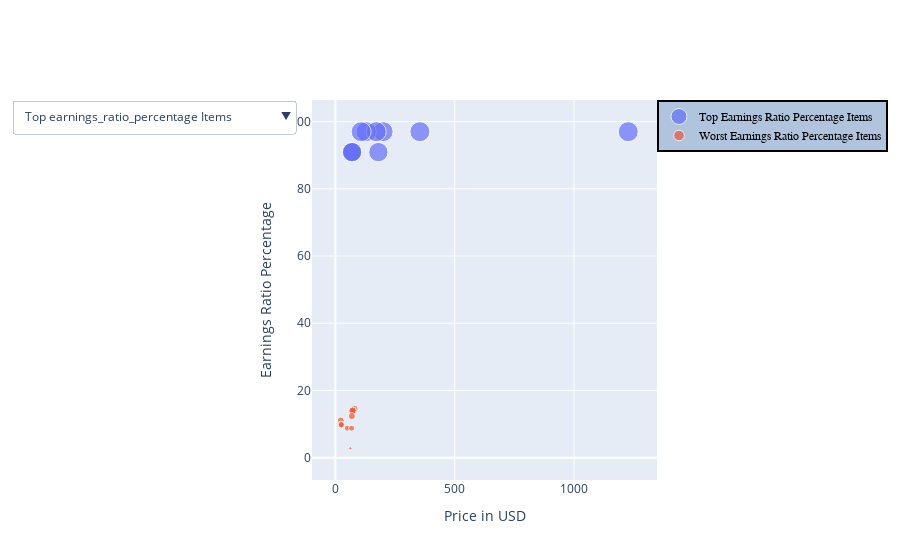

Write notebook code for a chart like this one.
### Code cell
# Display top earnings percentages
top_earnings_ratio_percentage = earnings_ratio_percentage_df.head(10)
bottom_earnings_ratio_percentage = earnings_ratio_percentage_df.tail(10)
# Set sizes for bubbles for clearer visualization
desired_max_size = 20
sizeref = 2. * max(top_earnings_ratio_percentage['earnings_ratio_percentage'].max(), bottom_earnings_ratio_percentage['earnings_ratio_percentage'].max()) / (desired_max_size ** 2)
# Determine the axis ranges
x_min = min(top_earnings_ratio_percentage['price_usd'].min(), bottom_earnings_ratio_percentage['price_usd'].min())
x_max = max(top_earnings_ratio_percentage['price_usd'].max(), bottom_earnings_ratio_percentage['price_usd'].max())
y_min = min(top_earnings_ratio_percentage['earnings_ratio_percentage'].min(), bottom_earnings_ratio_percentage['earnings_ratio_percentage'].min())
y_max = max(top_earnings_ratio_percentage['earnings_ratio_percentage'].max(), bottom_earnings_ratio_percentage['earnings_ratio_percentage'].max())
# Calculate buffer
x_buffer = (x_max - x_min) * .1
y_buffer = (y_max - y_min) * .1
# Adjust ranges with buffer
x_min -= x_buffer
x_max += x_buffer
y_min -= y_buffer
y_max += y_buffer
# Create the first bubble plot
fig1 = go.Figure(data=go.Scatter(
    x=top_earnings_ratio_percentage['price_usd'],
    y=top_earnings_ratio_percentage['earnings_ratio_percentage'],
    mode='markers',
    name='Top Earnings Ratio Percentage Items',
    marker=dict(
        size=top_earnings_ratio_percentage['earnings_ratio_percentage'],
        sizemode='area',
        sizeref=sizeref),
    text=top_earnings_ratio_percentage['product_name'],
    hovertemplate=
        'Price: %{x}<br>' +
        'earnings_ratio_percentage: %{y}<br>' +
        'Product: %{text}<br>'
))
# Create the second bubble plot
fig2 = go.Figure(data=go.Scatter(
    x=bottom_earnings_ratio_percentage['price_usd'],
    y=bottom_earnings_ratio_percentage['earnings_ratio_percentage'],
    mode='markers',
    name='Worst Earnings Ratio Percentage Items',
    marker=dict(
        size=bottom_earnings_ratio_percentage['earnings_ratio_percentage'],
        sizemode='area',
        sizeref=sizeref),
    text=top_earnings_ratio_percentage['product_name'],
    hovertemplate=
        'Price: %{x}<br>' +
        'earnings_ratio_percentage: %{y}<br>' +
        'Product: %{text}<br>'
))
# Combine into a single figure for compatibility with dropdown
earnings_fig = go.Figure(data=fig1.data + fig2.data)
# Add dropdown
earnings_fig.update_layout(
    updatemenus=[
        dict(
            buttons=list([
                dict(
                    label="Top earnings_ratio_percentage Items",
                    method="update",
                    args=[{"visible": [True] * len(fig1.data) + [False] * len(fig2.data)},
                          {"title": "Top earnings_ratio_percentage Items",
                           "xaxis": {"range": [x_min, x_max]},
                           "yaxis": {"range": [y_min, y_max]}}]
                ),
                dict(
                    label="Worst earnings_ratio_percentage Items",
                    method="update",
                    args=[{"visible": [False] * len(fig1.data) + [True] * len(fig2.data)},
                          {"title": "Worst earnings_ratio_percentage Items",
                           "xaxis": {"range": [x_min, x_max]},
                           "yaxis": {"range": [y_min, y_max]}}]
                ),
                dict(
                    label="Combined earnings_ratio_percentage Items",
                    method="update",
                    args=[{"visible": [True] * len(fig1.data) + [True] * len(fig2.data)},
                          {"title": "Combined earnings_ratio_percentage Items",
                           "xaxis": {"range": [x_min, x_max]},
                           "yaxis": {"range": [y_min, y_max]}}]
                )
            ])
        )
    ],
    xaxis=dict(title='Price in USD', range=[x_min, x_max]),
    yaxis=dict(title='Earnings Ratio Percentage', range=[y_min, y_max]),
    legend=dict(
        x=1,
        y=1,
        traceorder='normal',
        font=dict(
            family='sans-serif',
            size=12,
            color='black'
        ),
        bgcolor='LightSteelBlue',
        bordercolor='Black',
        borderwidth=2)
)
# Show the figures
earnings_fig.show()

### Figure 1 — Plotly figure (JSON) as saved in the notebook; plotly's stock layout.template omitted (floating-point values rounded to 4 significant figures)
{"data": [{"hovertemplate": "Price: %{x}<br>earnings_ratio_percentage: %{y}<br>Product: %{text}<br>", "marker": {"size": [97, 97, 97, 97, 97.0, 97.0, 90.92, 90.91, 90.91, 90.91], "sizemode": "area", "sizeref": 0.485}, "mode": "markers", "name": "Top Earnings Ratio Percentage Items", "text": ["Leather purse Louis Vuitton Brown in Leather ", "Leather mules & clogs Gucci Black size 37 EU in Leather ", "Leather biker jacket Burberry Green size 8 UK in Leather ", "Sunglasses Dita Black in Plastic ", "101801 wool coat Max Mara Camel size 0 US in Wool ", "Leather biker jacket Michael Kors Black size M International in Leather ", "Corset Roberto Cavalli Black size 38 IT in Polyester ", "Slim jean Versace Black size 31 US in Cotton ", "Sweatshirt Versace Navy size L International in Cotton ", "Leather ankle boots Prada Beige size 41 EU in Leather "], "type": "scatter", "x": [200, 129, 171, 354, 1227.0, 107.9, 66.52, 70, 70, 180], "y": [97, 97, 97, 97, 97.0, 97.0, 90.92, 90.91, 90.91, 90.91]}, {"hovertemplate": "Price: %{x}<br>earnings_ratio_percentage: %{y}<br>Product: %{text}<br>", "marker": {"size": [14.5, 14.08, 13.89, 12.37, 11.09, 9.915, 9.788, 8.78, 8.76, 2.775], "sizemode": "area", "sizeref": 0.485}, "mode": "markers", "name": "Worst Earnings Ratio Percentage Items", "text": ["Leather purse Louis Vuitton Brown in Leather ", "Leather mules & clogs Gucci Black size 37 EU in Leather ", "Leather biker jacket Burberry Green size 8 UK in Leather ", "Sunglasses Dita Black in Plastic ", "101801 wool coat Max Mara Camel size 0 US in Wool ", "Leather biker jacket Michael Kors Black size M International in Leather ", "Corset Roberto Cavalli Black size 38 IT in Polyester ", "Slim jean Versace Black size 31 US in Cotton ", "Sweatshirt Versace Navy size L International in Cotton ", "Leather ankle boots Prada Beige size 41 EU in Leather "], "type": "scatter", "x": [78.95, 72.03, 71.84, 68.88, 22.45, 22.39, 25.44, 50, 67.81, 62.7], "y": [14.5, 14.08, 13.89, 12.37, 11.09, 9.915, 9.788, 8.78, 8.76, 2.775]}], "layout": {"legend": {"bgcolor": "LightSteelBlue", "bordercolor": "Black", "borderwidth": 2, "font": {"color": "black", "family": "sans-serif", "size": 12}, "traceorder": "normal", "x": 1, "y": 1}, "updatemenus": [{"buttons": [{"args": [{"visible": [true, false]}, {"title": "Top earnings_ratio_percentage Items", "xaxis": {"range": [-98.1, 1348.0]}, "yaxis": {"range": [-6.647, 106.4]}}], "label": "Top earnings_ratio_percentage Items", "method": "update"}, {"args": [{"visible": [false, true]}, {"title": "Worst earnings_ratio_percentage Items", "xaxis": {"range": [-98.1, 1348.0]}, "yaxis": {"range": [-6.647, 106.4]}}], "label": "Worst earnings_ratio_percentage Items", "method": "update"}, {"args": [{"visible": [true, true]}, {"title": "Combined earnings_ratio_percentage Items", "xaxis": {"range": [-98.1, 1348.0]}, "yaxis": {"range": [-6.647, 106.4]}}], "label": "Combined earnings_ratio_percentage Items", "method": "update"}]}], "xaxis": {"range": [-98.1, 1348.0], "title": {"text": "Price in USD"}}, "yaxis": {"range": [-6.647, 106.4], "title": {"text": "Earnings Ratio Percentage"}}}}
